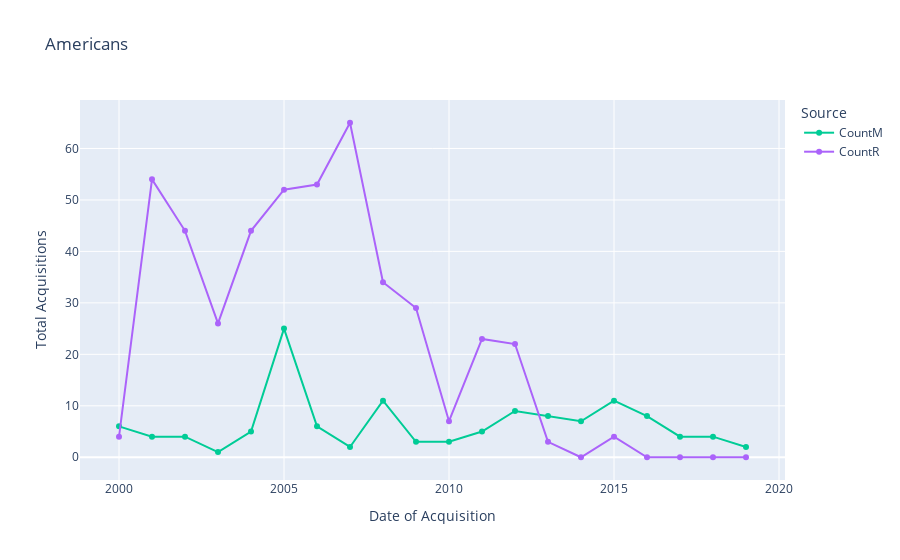

The notebook cell saved with this chart:
### Code cell
#create subplots for nationalities and their figures

fig23 = px.line(nat1_new, 
            x='DateAcquired', 
            y=['CountM', 'CountR'], 
            markers=True, 
            labels={'DateAcquired': 'Date of Acquisition', 'value': 'Total Acquisitions', 'variable': 'Source'}, 
            title='Americans', 
            color_discrete_map={"Count Moma": "#456987","Count Rhizome": "#147852"})
fig23.update_traces(hovertemplate=None,  hoverinfo='y')
fig23.update_layout(xaxis = dict(tickmode = 'array', tickvals = [2000, 2005, 2010, 2015, 2020], ticktext = ['2000', '2005', '2010', '2015', '2020']), hovermode="x unified")
fig23.show()

fig24 = px.line(nat2_new, 
            x='DateAcquired', 
            y=['CountM', 'CountR'], 
            markers=True, 
            labels={'DateAcquired': 'Date of Acquisition', 'value': 'Total Acquisitions', 'variable': 'Source'}, 
            title='Argentine', 
            color_discrete_map={"Count Moma": "#456987","Count Rhizome": "#147852"})
fig24.update_traces(hovertemplate=None,  hoverinfo='y')
fig24.update_layout(xaxis = dict(tickmode = 'array', tickvals = [2000, 2005, 2010, 2015, 2020], ticktext = ['2000', '2005', '2010', '2015', '2020']), hovermode="x unified")
fig24.show()

fig25 = px.line(nat3_new, 
            x='DateAcquired', 
            y=['CountM', 'CountR'], 
            markers=True, 
            labels={'DateAcquired': 'Date of Acquisition', 'value': 'Total Acquisitions', 'variable': 'Source'}, 
            title='Austrian artists', 
            color_discrete_map={"Count Moma": "#456987","Count Rhizome": "#147852"})
fig25.update_traces(hovertemplate=None,  hoverinfo='y')
fig25.update_layout(xaxis = dict(tickmode = 'array', tickvals = [2000, 2005, 2010, 2015, 2020], ticktext = ['2000', '2005', '2010', '2015', '2020']), hovermode="x unified")
fig25.show()

fig26= px.line(nat4_new, 
            x='DateAcquired', 
            y=['CountM', 'CountR'], 
            markers=True, 
            labels={'DateAcquired': 'Date of Acquisition', 'value': 'Total Acquisitions', 'variable': 'Source'}, 
            title='British artists', 
            color_discrete_map={"Count Moma": "#456987","Count Rhizome": "#147852"})
fig26.update_traces(hovertemplate=None,  hoverinfo='y')
fig26.update_layout(xaxis = dict(tickmode = 'array', tickvals = [2000, 2005, 2010, 2015, 2020], ticktext = ['2000', '2005', '2010', '2015', '2020']), hovermode="x unified")
fig26.show()

fig27= px.line(nat5_new, 
            x='DateAcquired', 
            y=['CountM', 'CountR'], 
            markers=True, 
            labels={'DateAcquired': 'Date of Acquisition', 'value': 'Total Acquisitions', 'variable': 'Source'}, 
            title='Canadian artists', 
            color_discrete_map={"Count Moma": "#456987","Count Rhizome": "#147852"})
fig27.update_traces(hovertemplate=None,  hoverinfo='y')
fig27.update_layout(xaxis = dict(tickmode = 'array', tickvals = [2000, 2005, 2010, 2015, 2020], ticktext = ['2000', '2005', '2010', '2015', '2020']), hovermode="x unified")
fig27.show()

fig28 = px.line(nat6_new, 
            x='DateAcquired', 
            y=['CountM', 'CountR'], 
            markers=True, 
            labels={'DateAcquired': 'Date of Acquisition', 'value': 'Total Acquisitions', 'variable': 'Source'}, 
            title='Chilean artists', 
            color_discrete_map={"Count Moma": "#456987","Count Rhizome": "#147852"})
fig28.update_traces(hovertemplate=None,  hoverinfo='y')
fig28.update_layout(xaxis = dict(tickmode = 'array', tickvals = [2000, 2005, 2010, 2015, 2020], ticktext = ['2000', '2005', '2010', '2015', '2020']), hovermode="x unified")
fig28.show()

fig29 = px.line(nat7_new, 
            x='DateAcquired', 
            y=['CountM', 'CountR'], 
            markers=True, 
            labels={'DateAcquired': 'Date of Acquisition', 'value': 'Total Acquisitions', 'variable': 'Source'}, 
            title='Chinese artists', 
            color_discrete_map={"Count Moma": "#456987","Count Rhizome": "#147852"})
fig29.update_traces(hovertemplate=None,  hoverinfo='y')
fig29.update_layout(xaxis = dict(tickmode = 'array', tickvals = [2000, 2005, 2010, 2015, 2020], ticktext = ['2000', '2005', '2010', '2015', '2020']), hovermode="x unified")
fig29.show()



fig30 = px.line(nat8_new, 
            x='DateAcquired', 
            y=['CountM', 'CountR'], 
            markers=True, 
            labels={'DateAcquired': 'Date of Acquisition', 'value': 'Total Acquisitions', 'variable': 'Source'}, 
            title='Colombian artists', 
            color_discrete_map={"Count Moma": "#456987","Count Rhizome": "#147852"})
fig30.update_traces(hovertemplate=None,  hoverinfo='y')
fig30.update_layout(xaxis = dict(tickmode = 'array', tickvals = [2000, 2005, 2010, 2015, 2020], ticktext = ['2000', '2005', '2010', '2015', '2020']), hovermode="x unified")
fig30.show()

fig31 = px.line(nat9_new, 
            x='DateAcquired', 
            y=['CountM', 'CountR'], 
            markers=True, 
            labels={'DateAcquired': 'Date of Acquisition', 'value': 'Total Acquisitions', 'variable': 'Source'}, 
            title='Dutch artists', 
            color_discrete_map={"Count Moma": "#456987","Count Rhizome": "#147852"})
fig31.update_traces(hovertemplate=None,  hoverinfo='y')
fig31.update_layout(xaxis = dict(tickmode = 'array', tickvals = [2000, 2005, 2010, 2015, 2020], ticktext = ['2000', '2005', '2010', '2015', '2020']), hovermode="x unified")
fig31.show()

fig32 = px.line(nat10_new, 
            x='DateAcquired', 
            y=['CountM', 'CountR'], 
            markers=True, 
            labels={'DateAcquired': 'Date of Acquisition', 'value': 'Total Acquisitions', 'variable': 'Source'}, 
            title='French artists', 
            color_discrete_map={"Count Moma": "#456987","Count Rhizome": "#147852"})
fig32.update_traces(hovertemplate=None,  hoverinfo='y')
fig32.update_layout(xaxis = dict(tickmode = 'array', tickvals = [2000, 2005, 2010, 2015, 2020], ticktext = ['2000', '2005', '2010', '2015', '2020']), hovermode="x unified")
fig32.show()

fig33 = px.line(nat11_new, 
            x='DateAcquired', 
            y=['CountM', 'CountR'], 
            markers=True, 
            labels={'DateAcquired': 'Date of Acquisition', 'value': 'Total Acquisitions', 'variable': 'Source'}, 
            title='German artists', 
            color_discrete_map={"Count Moma": "#456987","Count Rhizome": "#147852"})
fig33.update_traces(hovertemplate=None,  hoverinfo='y')
fig33.update_layout(xaxis = dict(tickmode = 'array', tickvals = [2000, 2005, 2010, 2015, 2020], ticktext = ['2000', '2005', '2010', '2015', '2020']), hovermode="x unified")
fig33.show()

fig34 = px.line(nat12_new, 
            x='DateAcquired', 
            y=['CountM', 'CountR'], 
            markers=True, 
            labels={'DateAcquired': 'Date of Acquisition', 'value': 'Total Acquisitions', 'variable': 'Source'}, 
            title='Indian artists', 
            color_discrete_map={"Count Moma": "#456987","Count Rhizome": "#147852"})
fig34.update_traces(hovertemplate=None,  hoverinfo='y')
fig34.update_layout(xaxis = dict(tickmode = 'array', tickvals = [2000, 2005, 2010, 2015, 2020], ticktext = ['2000', '2005', '2010', '2015', '2020']), hovermode="x unified")
fig34.show()

fig35 = px.line(nat13_new, 
            x='DateAcquired', 
            y=['CountM', 'CountR'], 
            markers=True, 
            labels={'DateAcquired': 'Date of Acquisition', 'value': 'Total Acquisitions', 'variable': 'Source'}, 
            title='Italian artists', 
            color_discrete_map={"Count Moma": "#456987","Count Rhizome": "#147852"})
fig35.update_traces(hovertemplate=None,  hoverinfo='y')
fig35.update_layout(xaxis = dict(tickmode = 'array', tickvals = [2000, 2005, 2010, 2015, 2020], ticktext = ['2000', '2005', '2010', '2015', '2020']), hovermode="x unified")
fig35.show()

fig36 = px.line(nat14_new, 
            x='DateAcquired', 
            y=['CountM', 'CountR'], 
            markers=True, 
            labels={'DateAcquired': 'Date of Acquisition', 'value': 'Total Acquisitions', 'variable': 'Source'}, 
            title='Japanese artists', 
            color_discrete_map={"Count Moma": "#456987","Count Rhizome": "#147852"})
fig36.update_traces(hovertemplate=None,  hoverinfo='y')
fig36.update_layout(xaxis = dict(tickmode = 'array', tickvals = [2000, 2005, 2010, 2015, 2020], ticktext = ['2000', '2005', '2010', '2015', '2020']), hovermode="x unified")
fig36.show()

fig37 = px.line(nat15_new, 
            x='DateAcquired', 
            y=['CountM', 'CountR'], 
            markers=True, 
            labels={'DateAcquired': 'Date of Acquisition', 'value': 'Total Acquisitions', 'variable': 'Source'}, 
            title='Mexican artists', 
            color_discrete_map={"Count Moma": "#456987","Count Rhizome": "#147852"})
fig37.update_traces(hovertemplate=None,  hoverinfo='y')
fig37.update_layout(xaxis = dict(tickmode = 'array', tickvals = [2000, 2005, 2010, 2015, 2020], ticktext = ['2000', '2005', '2010', '2015', '2020']), hovermode="x unified")
fig37.show()

fig38 = px.line(nat16_new, 
            x='DateAcquired', 
            y=['CountM', 'CountR'], 
            markers=True, 
            labels={'DateAcquired': 'Date of Acquisition', 'value': 'Total Acquisitions', 'variable': 'Source'}, 
            title='Polish artists', 
            color_discrete_map={"Count Moma": "#456987","Count Rhizome": "#147852"})
fig38.update_traces(hovertemplate=None,  hoverinfo='y')
fig38.update_layout(xaxis = dict(tickmode = 'array', tickvals = [2000, 2005, 2010, 2015, 2020], ticktext = ['2000', '2005', '2010', '2015', '2020']), hovermode="x unified")
fig38.show()

fig39 = px.line(nat17_new, 
            x='DateAcquired', 
            y=['CountM', 'CountR'], 
            markers=True, 
            labels={'DateAcquired': 'Date of Acquisition', 'value': 'Total Acquisitions', 'variable': 'Source'}, 
            title='South African artists', 
            color_discrete_map={"Count Moma": "#456987","Count Rhizome": "#147852"})
fig39.update_traces(hovertemplate=None,  hoverinfo='y')
fig39.update_layout(xaxis = dict(tickmode = 'array', tickvals = [2000, 2005, 2010, 2015, 2020], ticktext = ['2000', '2005', '2010', '2015', '2020']), hovermode="x unified")
fig39.show()

fig40 = px.line(nat18_new, 
            x='DateAcquired', 
            y=['CountM', 'CountR'], 
            markers=True, 
            labels={'DateAcquired': 'Date of Acquisition', 'value': 'Total Acquisitions', 'variable': 'Source'}, 
            title='Swiss artists', 
            color_discrete_map={"Count Moma": "#456987","Count Rhizome": "#147852"})
fig40.update_traces(hovertemplate=None,  hoverinfo='y')
fig40.update_layout(xaxis = dict(tickmode = 'array', tickvals = [2000, 2005, 2010, 2015, 2020], ticktext = ['2000', '2005', '2010', '2015', '2020']), hovermode="x unified")
fig40.show()

### Figure 1 — Plotly figure (JSON) as saved in the notebook; plotly's stock layout.template omitted (floating-point values rounded to 4 significant figures)
{"data": [{"hoverinfo": "y", "legendgroup": "CountM", "line": {"color": "#00cc96", "dash": "solid"}, "marker": {"symbol": "circle"}, "mode": "lines+markers", "name": "CountM", "orientation": "v", "showlegend": true, "type": "scatter", "x": [2000, 2001, 2002, 2003, 2004, 2005, 2006, 2007, 2008, 2009, 2010, 2011, 2012, 2013, 2014, 2015, 2016, 2017, 2018, 2019], "xaxis": "x", "y": [6, 4, 4, 1, 5, 25, 6, 2, 11, 3, 3, 5, 9, 8, 7, 11, 8, 4, 4, 2], "yaxis": "y"}, {"hoverinfo": "y", "legendgroup": "CountR", "line": {"color": "#ab63fa", "dash": "solid"}, "marker": {"symbol": "circle"}, "mode": "lines+markers", "name": "CountR", "orientation": "v", "showlegend": true, "type": "scatter", "x": [2000, 2001, 2002, 2003, 2004, 2005, 2006, 2007, 2008, 2009, 2010, 2011, 2012, 2013, 2014, 2015, 2016, 2017, 2018, 2019], "xaxis": "x", "y": [4, 54, 44, 26, 44, 52, 53, 65, 34, 29, 7, 23, 22, 3, 0, 4, 0, 0, 0, 0], "yaxis": "y"}], "layout": {"hovermode": "x unified", "legend": {"title": {"text": "Source"}, "tracegroupgap": 0}, "title": {"text": "Americans"}, "xaxis": {"anchor": "y", "domain": [0, 1], "tickmode": "array", "ticktext": ["2000", "2005", "2010", "2015", "2020"], "tickvals": [2000, 2005, 2010, 2015, 2020], "title": {"text": "Date of Acquisition"}}, "yaxis": {"anchor": "x", "domain": [0, 1], "title": {"text": "Total Acquisitions"}}}}
